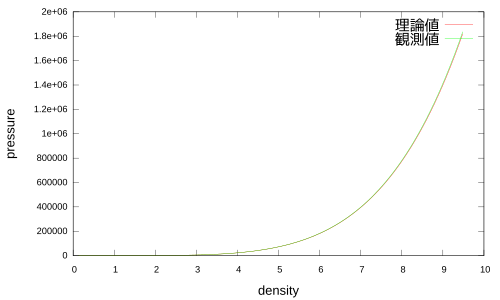

gnuplot code for this plot:
set term pdf
set out "compare:den-pre.pdf"
set xlabel "density"
set ylabel "pressure"
set xlabel font "Arial,15"
set ylabel font "Arial,15"
#ticsはメモリ文字
set tics font "Arial,10"
#keyは凡例
set key font"Arial,16"
plot "compare:den-pre.dat" u 1:2 with lines title "理論値", "compare:den-pre.dat" u 1:3 with lines title "観測値"
